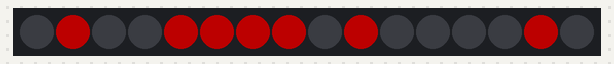
A program run on a simulated Raspberry Pi Pico running CircuitPython. Parts: 16 RGB LEDs in strip order, left to right. Dim RGB values are drawn brighter than linear; what the program prints to the serial console is not drawn.

Above: at 0.1 s.
At 2.1 s:
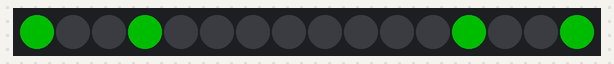
At 4.1 s:
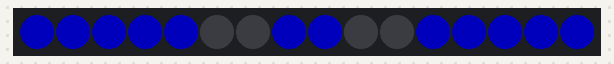
At 6.1 s:
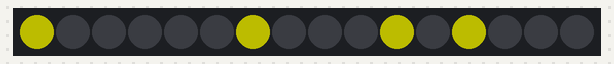
At 8.1 s:
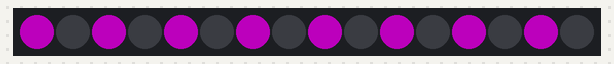
At 17.8 s:
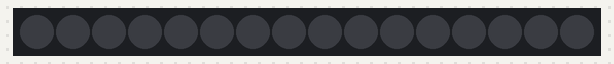

Measured:
- by itself, everything shown: repeats every 18.7 s, in 31 steps
- what the display in image 1 shows lasts 2.0 s, from 2.0 s to 4.0 s
- what the display in image 5 shows lasts 1.0 s, from 17.7 s to 18.7 s

The program:

code.py
```python
"""
LEVEL 14 - NeoPixel Matrix 4x4 - Základní ovládání

ZAPOJENÍ OBVODU:
Pro tento level potřebujeme NeoPixel matrix 4x4:
- VCC k 3V3 nebo 5V (podle specifikace matice)
- GND k zemi (GND)
- DIN (Data Input) k GP18 (PWM výstup)

POZNÁMKA: NeoPixel matrix může potřebovat externí napájení při plném jasu.
Pro testování a nižší jas by mělo stačit napájení z Pico.

JAK FUNGUJE NEOPIXEL:
NeoPixel (WS2812) jsou adresovatelné RGB LED diody. Každá dioda obsahuje:
- Červený, zelený a modrý LED čip
- Integrovaný řadič (driver chip)
- Možnost řetězení více diod za sebou

Matrix 4x4 = 16 LED diod s indexy 0-15, uspořádané podle schématu výrobce.

NOVÉ KONCEPTY:
- Adresovatelné RGB LED (NeoPixel/WS2812)
- PWM signál pro řízení barev (24-bit RGB)
- Matrix indexování (2D -> 1D mapování)
- Barevné prostory (RGB, HSV)
- Animace a efekty
"""

# import knihoven pro práci s hardware
import board        # přístup k pinům a hardware zařízení
import neopixel     # knihovna pro NeoPixel LED
import time         # funkce pro čekání a práci s časem

# konfigurace NeoPixel matrix 4x4
NEOPIXEL_PIN = board.GP18     # pin pro data signál
NUM_PIXELS = 16               # počet LED v matici (4x4)
BRIGHTNESS = 0.3              # jas (0.0 - 1.0, pozor na spotřebu!)

# vytvoření NeoPixel objektu
pixels = neopixel.NeoPixel(NEOPIXEL_PIN, NUM_PIXELS, brightness=BRIGHTNESS, auto_write=False)

# základní barvy (RGB hodnoty 0-255)
RED = (255, 0, 0)
GREEN = (0, 255, 0)
BLUE = (0, 0, 255)
YELLOW = (255, 255, 0)
CYAN = (0, 255, 255)
MAGENTA = (255, 0, 255)
WHITE = (255, 255, 255)
BLACK = (0, 0, 0)

# seznam barev pro animace
COLORS = [RED, GREEN, BLUE, YELLOW, CYAN, MAGENTA, WHITE]

def clear_matrix():
    """Vyčistí všechny LED (vypne je)"""
    pixels.fill(BLACK)
    pixels.show()

def set_pixel(x, y, color):
    """
    Nastaví barvu pixelu na pozici x, y (0-3)
    Mapuje 2D souřadnice na 1D index podle typického zapojení matrix
    """
    if 0 <= x < 4 and 0 <= y < 4:
        # Typické mapování pro 4x4 matrix (může se lišit podle výrobce)
        # Řádky se střídají: 0->3 zleva doprava, 4->7 zprava doleva, atd.
        if y % 2 == 0:  # sudé řádky (0, 2) - zleva doprava
            index = y * 4 + x
        else:  # liché řádky (1, 3) - zprava doleva
            index = y * 4 + (3 - x)

        pixels[index] = color

def show_pattern(pattern_name, color=RED):
    """Zobrazí předefinovaný vzor"""

    if pattern_name == "cross":
        # Kříž
        clear_matrix()
        for i in range(4):
            set_pixel(i, 1, color)  # horizontální čára
            set_pixel(1, i, color)  # vertikální čára

    elif pattern_name == "corners":
        # Rohy
        clear_matrix()
        set_pixel(0, 0, color)
        set_pixel(3, 0, color)
        set_pixel(0, 3, color)
        set_pixel(3, 3, color)

    elif pattern_name == "frame":
        # Rámeček
        clear_matrix()
        for i in range(4):
            set_pixel(i, 0, color)    # horní řada
            set_pixel(i, 3, color)    # dolní řada
            set_pixel(0, i, color)    # levý sloupec
            set_pixel(3, i, color)    # pravý sloupec

    elif pattern_name == "diagonal":
        # Diagonála
        clear_matrix()
        for i in range(4):
            set_pixel(i, i, color)

    elif pattern_name == "checkerboard":
        # Šachovnice
        clear_matrix()
        for x in range(4):
            for y in range(4):
                if (x + y) % 2 == 0:
                    set_pixel(x, y, color)

    pixels.show()

def rainbow_cycle():
    """Duuhový cyklus všemi LED"""
    for j in range(256):
        for i in range(NUM_PIXELS):
            # HSV do RGB převod pro duhový efekt
            pixel_hue = (i * 256 // NUM_PIXELS + j) % 256
            pixels[i] = wheel(pixel_hue)
        pixels.show()
        time.sleep(0.02)

def wheel(pos):
    """
    Generuje barvy pro duhový efekt (0-255)
    Vrací RGB tuple
    """
    if pos < 85:
        return (pos * 3, 255 - pos * 3, 0)
    elif pos < 170:
        pos -= 85
        return (255 - pos * 3, 0, pos * 3)
    else:
        pos -= 170
        return (0, pos * 3, 255 - pos * 3)

def breathing_effect(color, duration=2.0):
    """Efekt dýchání - postupné rozsvícení a zhasnutí"""
    steps = 50
    for brightness in range(steps):
        # Postupné rozsvěcování
        factor = brightness / steps
        dimmed_color = (int(color[0] * factor), int(color[1] * factor), int(color[2] * factor))
        pixels.fill(dimmed_color)
        pixels.show()
        time.sleep(duration / (steps * 2))

    for brightness in range(steps, 0, -1):
        # Postupné zhasínání
        factor = brightness / steps
        dimmed_color = (int(color[0] * factor), int(color[1] * factor), int(color[2] * factor))
        pixels.fill(dimmed_color)
        pixels.show()
        time.sleep(duration / (steps * 2))

print("🌈 NEOPIXEL MATRIX 4x4")
print("Základní vzory a animace")
print("Stiskněte Ctrl+C pro ukončení")
print()

# hlavní smyčka s různými efekty
try:
    while True:
        print("📍 Zobrazuji kříž...")
        show_pattern("cross", RED)
        time.sleep(2)

        print("📐 Zobrazuji rohy...")
        show_pattern("corners", GREEN)
        time.sleep(2)

        print("🔲 Zobrazuji rámeček...")
        show_pattern("frame", BLUE)
        time.sleep(2)

        print("📏 Zobrazuji diagonálu...")
        show_pattern("diagonal", YELLOW)
        time.sleep(2)

        print("♟️ Zobrazuji šachovnici...")
        show_pattern("checkerboard", MAGENTA)
        time.sleep(2)

        print("🌬️ Efekt dýchání...")
        breathing_effect(CYAN)

        print("🌈 Duhový cyklus...")
        rainbow_cycle()

        print("⏸️ Pauza...")
        clear_matrix()
        time.sleep(1)

except KeyboardInterrupt:
    print("\n🔴 Ukončuji program...")
    clear_matrix()
    print("Matrix vypnuta")
```
